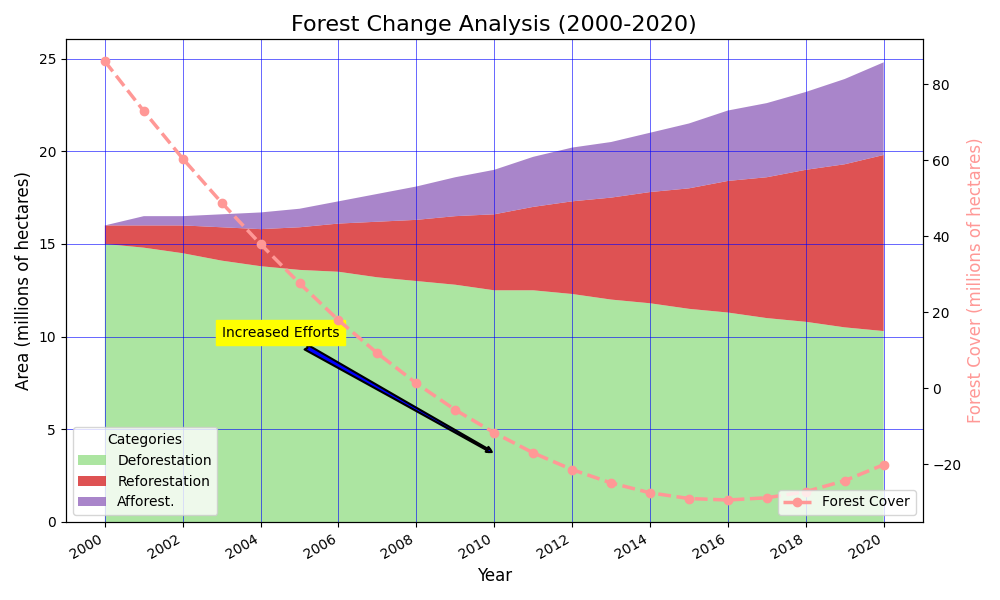

Here is the Python script that generated this plot:
import matplotlib.pyplot as plt
import numpy as np

years = np.arange(2000, 2021)

deforestation = np.array([15, 14.8, 14.5, 14.1, 13.8, 13.6, 13.5, 13.2, 13.0, 12.8, 12.5, 12.5, 12.3, 12.0, 11.8, 11.5, 11.3, 11.0, 10.8, 10.5, 10.3])
reforestation = np.array([1, 1.2, 1.5, 1.8, 2.0, 2.3, 2.6, 3.0, 3.3, 3.7, 4.1, 4.5, 5.0, 5.5, 6.0, 6.5, 7.1, 7.6, 8.2, 8.8, 9.5])
afforestation = np.array([0, 0.5, 0.5, 0.7, 0.9, 1.0, 1.2, 1.5, 1.8, 2.1, 2.4, 2.7, 2.9, 3.0, 3.2, 3.5, 3.8, 4.0, 4.2, 4.6, 5.0])

net_deforestation = deforestation - (reforestation + afforestation)
initial_forest_coverage = 100
forest_coverage = initial_forest_coverage - np.cumsum(net_deforestation)

data_stack = np.vstack([deforestation, reforestation, afforestation])

fig, ax = plt.subplots(figsize=(10, 6))

ax.stackplot(years, data_stack, labels=['Deforestation', 'Reforestation', 'Afforest.'], colors=['#98df8a', '#d62728', '#9467bd'], alpha=0.8)

ax2 = ax.twinx()
ax2.plot(years, forest_coverage, label='Forest Cover', color='#ff9896', linestyle='--', linewidth=2.5, marker='o', markersize=6)

ax.set_title("Forest Change Analysis (2000-2020)", fontsize=16, fontweight='regular')
ax.set_xlabel('Year', fontsize=12)
ax.set_ylabel('Area (millions of hectares)', fontsize=12)
ax2.set_ylabel('Forest Cover (millions of hectares)', fontsize=12, color='#ff9896')

ax.set_xticks(years[::2])
ax.set_xticklabels(years[::2], rotation=30, ha='right')
ax.grid(visible=True, which='major', linestyle='-', linewidth=0.7, color='blue', alpha=0.6)

ax.legend(loc='lower left', title='Categories')
ax2.legend(loc='lower right')

ax.annotate('Increased Efforts', xy=(2010, 3.7), xytext=(2003, 10),
            arrowprops=dict(facecolor='blue', arrowstyle='fancy', linewidth=1.5), fontsize=10, backgroundcolor='yellow')

plt.tight_layout()
plt.show()
